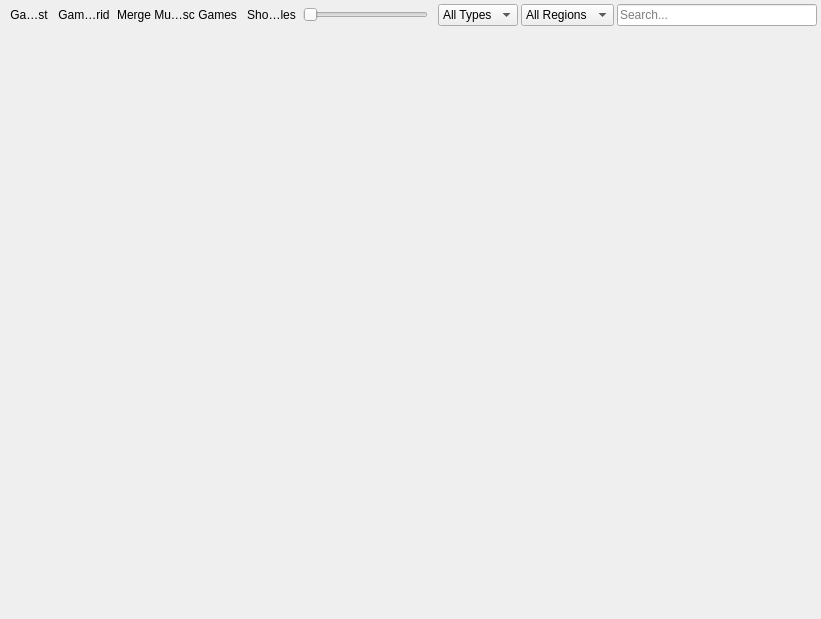
<?xml version="1.0" encoding="UTF-8"?>
<ui version="4.0">
 <class>GameListWidget</class>
 <widget class="QWidget" name="GameListWidget">
  <property name="geometry">
   <rect>
    <x>0</x>
    <y>0</y>
    <width>821</width>
    <height>619</height>
   </rect>
  </property>
  <layout class="QVBoxLayout" name="verticalLayout">
   <property name="spacing">
    <number>0</number>
   </property>
   <property name="leftMargin">
    <number>0</number>
   </property>
   <property name="topMargin">
    <number>0</number>
   </property>
   <property name="rightMargin">
    <number>0</number>
   </property>
   <property name="bottomMargin">
    <number>0</number>
   </property>
   <item>
    <layout class="QHBoxLayout" name="horizontalLayout" stretch="0,0,0,0,0,1,0,0,0">
     <property name="spacing">
      <number>3</number>
     </property>
     <property name="leftMargin">
      <number>4</number>
     </property>
     <property name="topMargin">
      <number>4</number>
     </property>
     <property name="rightMargin">
      <number>4</number>
     </property>
     <property name="bottomMargin">
      <number>4</number>
     </property>
     <item>
      <widget class="QToolButton" name="viewGameList">
       <property name="minimumSize">
        <size>
         <width>32</width>
         <height>0</height>
        </size>
       </property>
       <property name="text">
        <string>Game List</string>
       </property>
       <property name="checkable">
        <bool>true</bool>
       </property>
       <property name="autoRaise">
        <bool>true</bool>
       </property>
      </widget>
     </item>
     <item>
      <widget class="QToolButton" name="viewGameGrid">
       <property name="minimumSize">
        <size>
         <width>32</width>
         <height>0</height>
        </size>
       </property>
       <property name="text">
        <string>Game Grid</string>
       </property>
       <property name="checkable">
        <bool>true</bool>
       </property>
       <property name="autoRaise">
        <bool>true</bool>
       </property>
      </widget>
     </item>
     <item>
      <widget class="QToolButton" name="viewMergeDiscSets">
       <property name="minimumSize">
        <size>
         <width>32</width>
         <height>0</height>
        </size>
       </property>
       <property name="text">
        <string>Merge Multi-Disc Games</string>
       </property>
       <property name="checkable">
        <bool>true</bool>
       </property>
       <property name="autoRaise">
        <bool>true</bool>
       </property>
      </widget>
     </item>
     <item>
      <widget class="QToolButton" name="viewGridTitles">
       <property name="minimumSize">
        <size>
         <width>32</width>
         <height>0</height>
        </size>
       </property>
       <property name="text">
        <string>Show Titles</string>
       </property>
       <property name="checkable">
        <bool>true</bool>
       </property>
       <property name="autoRaise">
        <bool>true</bool>
       </property>
      </widget>
     </item>
     <item>
      <widget class="QSlider" name="gridScale">
       <property name="minimumSize">
        <size>
         <width>125</width>
         <height>0</height>
        </size>
       </property>
       <property name="maximumSize">
        <size>
         <width>125</width>
         <height>16777215</height>
        </size>
       </property>
       <property name="minimum">
        <number>10</number>
       </property>
       <property name="maximum">
        <number>200</number>
       </property>
       <property name="orientation">
        <enum>Qt::Orientation::Horizontal</enum>
       </property>
      </widget>
     </item>
     <item>
      <spacer name="horizontalSpacer">
       <property name="orientation">
        <enum>Qt::Orientation::Horizontal</enum>
       </property>
      </spacer>
     </item>
     <item>
      <widget class="QComboBox" name="filterType">
       <item>
        <property name="text">
         <string>All Types</string>
        </property>
        <property name="icon">
         <iconset theme="filter-line"/>
        </property>
       </item>
      </widget>
     </item>
     <item>
      <widget class="QComboBox" name="filterRegion">
       <item>
        <property name="text">
         <string>All Regions</string>
        </property>
        <property name="icon">
         <iconset theme="global-line"/>
        </property>
       </item>
      </widget>
     </item>
     <item>
      <widget class="QLineEdit" name="searchText">
       <property name="minimumSize">
        <size>
         <width>200</width>
         <height>0</height>
        </size>
       </property>
       <property name="placeholderText">
        <string>Search...</string>
       </property>
       <property name="clearButtonEnabled">
        <bool>true</bool>
       </property>
      </widget>
     </item>
    </layout>
   </item>
   <item>
    <widget class="QStackedWidget" name="stack"/>
   </item>
  </layout>
 </widget>
 <resources>
  <include location="resources/duckstation-qt.qrc"/>
 </resources>
 <connections/>
</ui>
